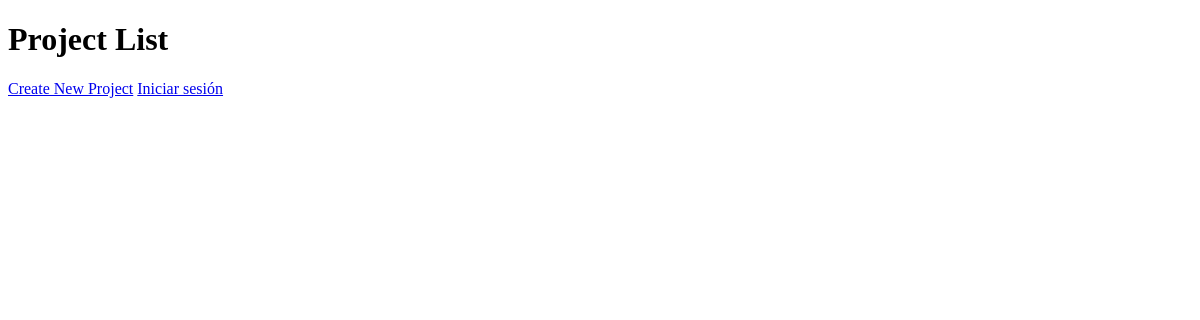
The app's page /projects/, older data.
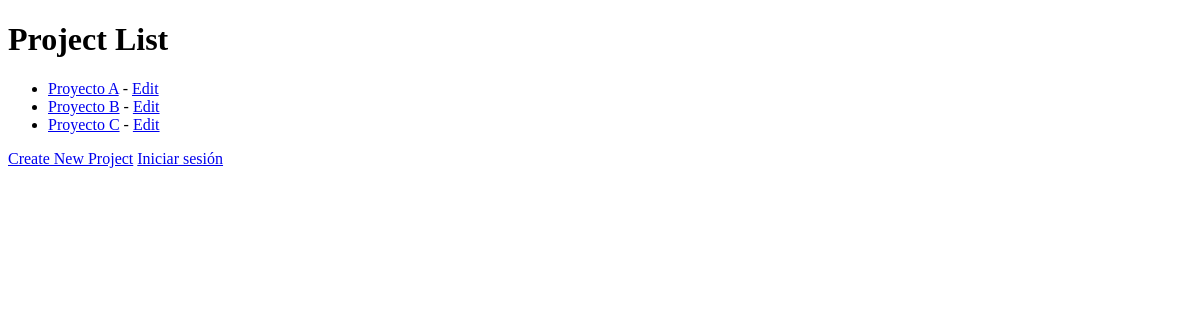
The same page, newer data.
### projects/models.py (models this page shows, shortened)
class Project(models.Model):
    name = models.CharField(max_length=100)
    company = models.ForeignKey(
        Company, on_delete=models.CASCADE, related_name='projects'
    )
    description = models.TextField()

### projects/views.py (the view)
# urls.py: path('projects/', views.project_list, name='project_list'),
def project_list(request):
    projects = Project.objects.all()  # Obtener todos los proyectos
    return render(request, 'projects/project_list.html', {'projects': projects})

### projects/templates/projects/project_list.html (shortened to what this page needs)
<!DOCTYPE html>
<html lang="en">
<head>
</head>
<body>
    <h1>Project List</h1>
    <ul>
        {% for project in projects %}
            <li>
                <a href="{% url 'ticket_list' project.id %}">{{ project.name }}</a> -
                <a href="{% url 'edit_project' project.id %}">Edit</a>
            </li>
        {% endfor %}
    </ul>
    <a href="{% url 'create_project' %}">Create New Project</a>
{% if user.is_authenticated %}
    <a href="{% url 'logout' %}">Cerrar sesión</a>
{% else %}
    <a href="{% url 'login' %}">Iniciar sesión</a>
{% endif %}
</body>
</html>

Row changes from the older to the newer data that the page shows:
added Project: name "Proyecto A"
added Project: name "Proyecto B"
added Project: name "Proyecto C"
